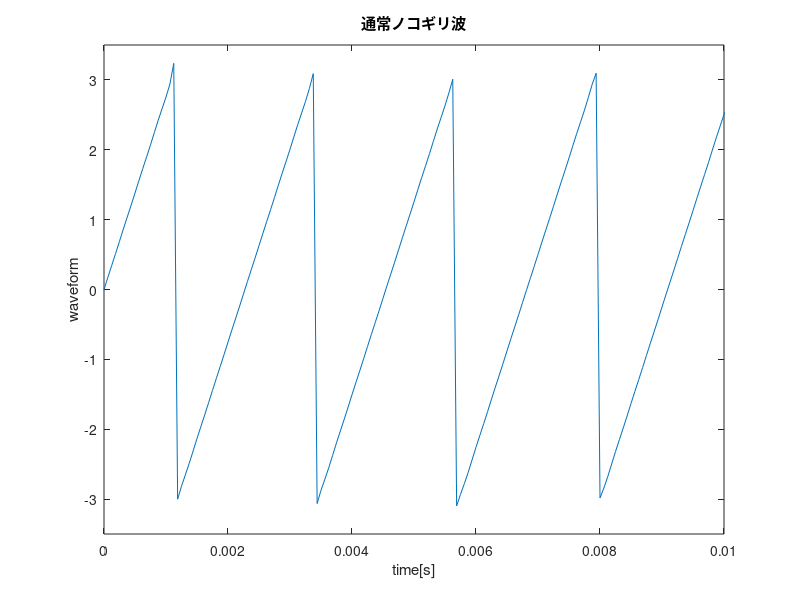

MATLAB code to generate this figure:
clear all;
% clc;
Fs = 16000; % サンプリング周波数
f = 440; % 基本周波数
t = [0 : 2*(Fs-1)] /Fs; % 時刻
phi1 = pi / 4;
phi2 = pi / 2;
phi3 = rand;

y1 = 0;
y2 = 0;
y3 = 0;
y4 = 0;

for k = 1 : 500
    y1 = y1 + (-1)^(k-1) * 2/k * sin(2*pi*f*k*t);       % 級数を表現
end

figure;
plot(t,y1);
xlabel('time[s]');
ylabel('waveform');
title('通常ノコギリ波');
axis([0 0.01 -3.5 3.5]);
